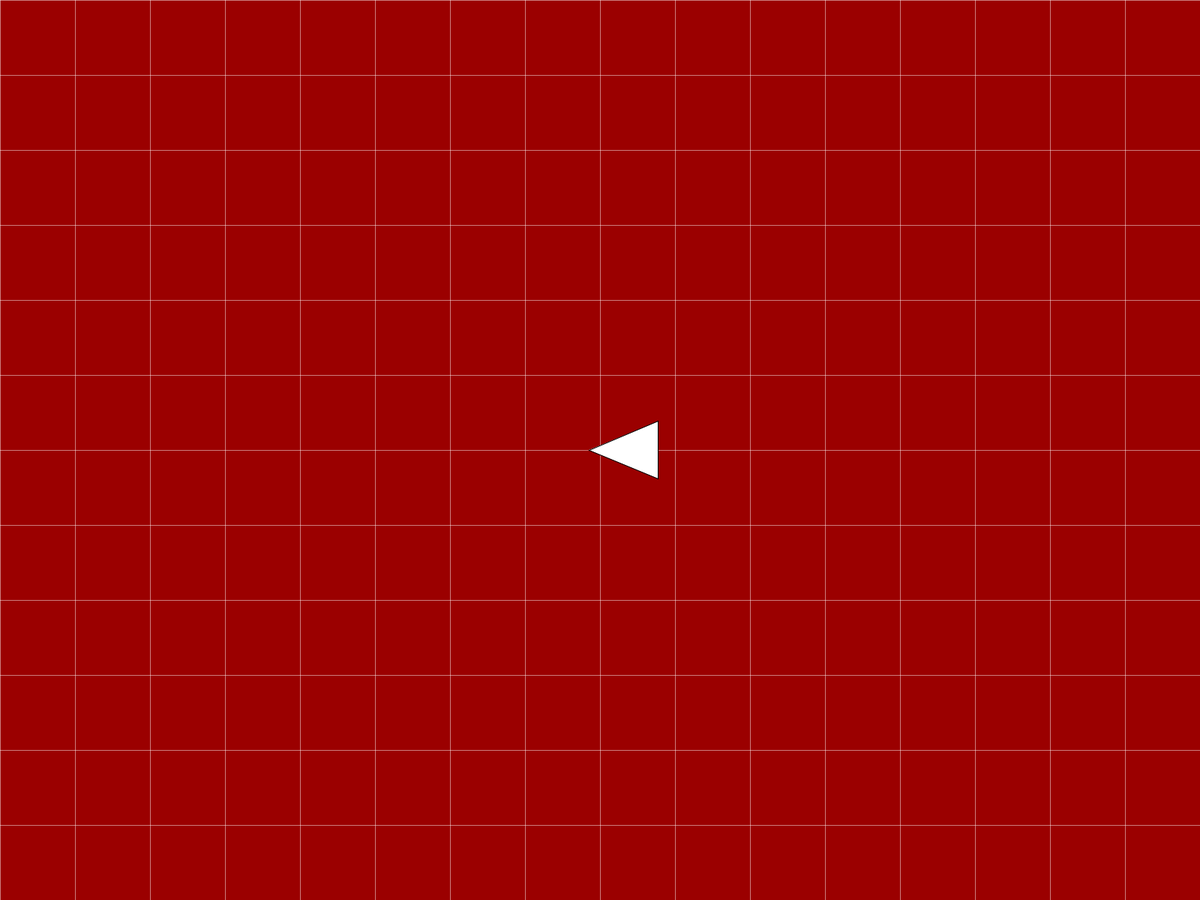
Frame 1 (no input)
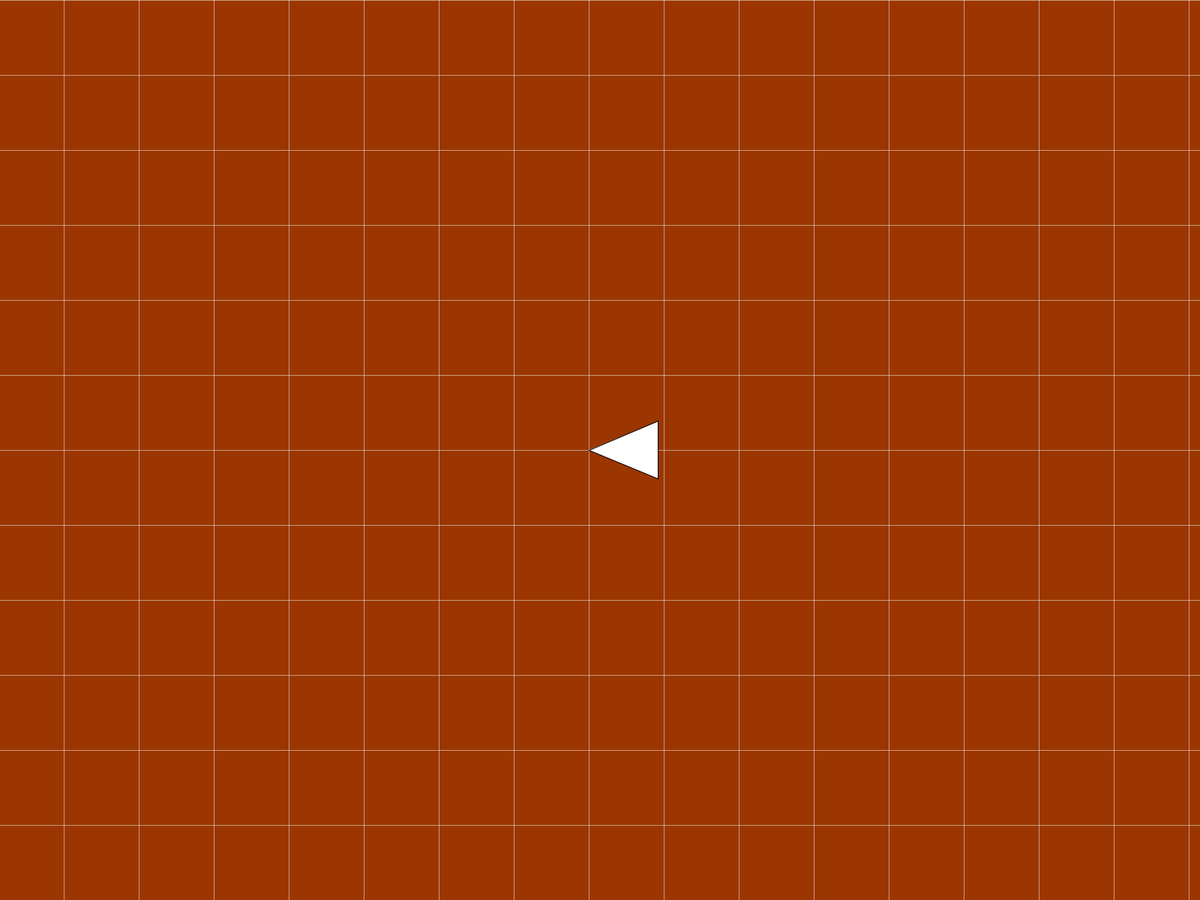
Frame 60 (the mouse pressed at the canvas centre just before this capture)
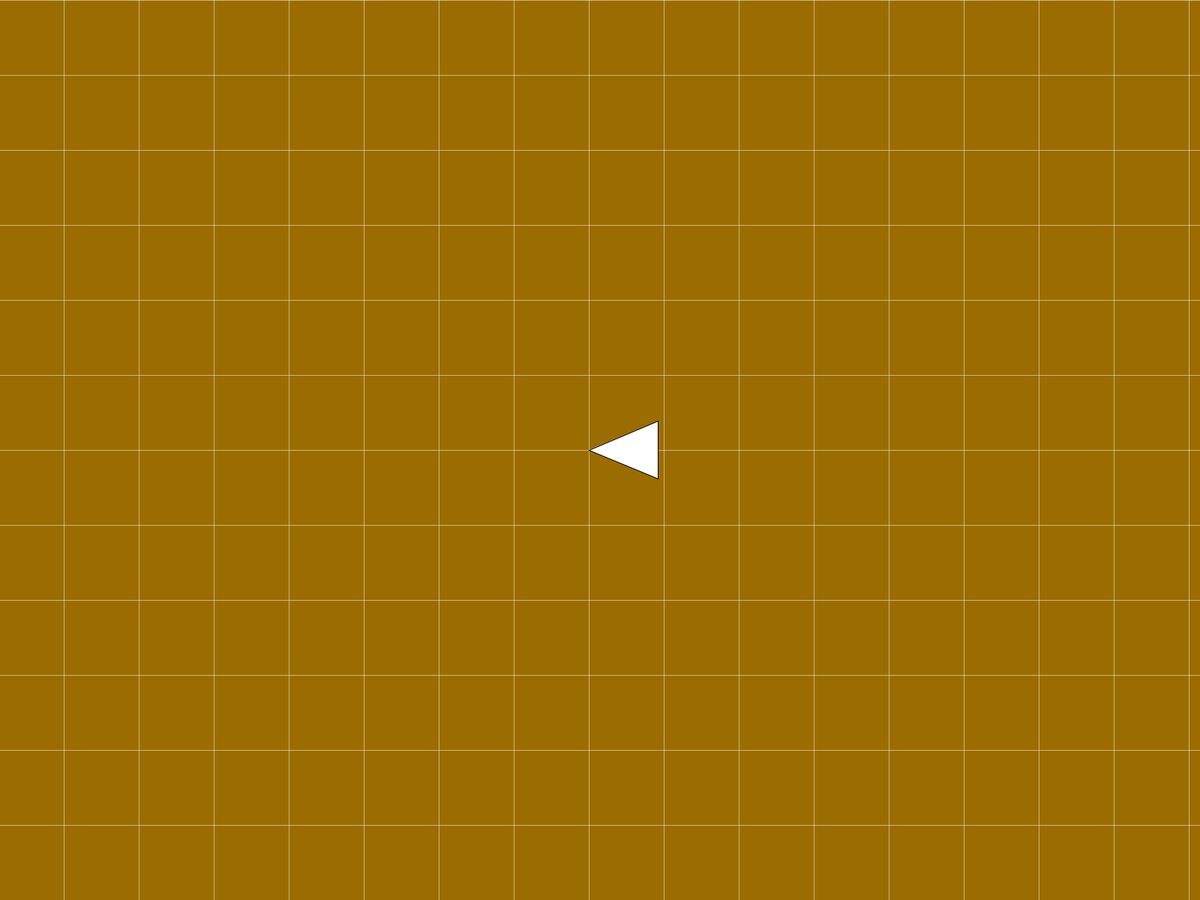
Frame 120 (the mouse held since frame 60 and released just before this capture)

The Processing sketch that drew these frames (run headless with seeded random() and noise(); from frame 60 on, the mouse is pressed at the canvas centre):

// Processing sketch: phonegame
// ── phonegame.pde
player p;
ArrayList<PVector> level1 = new ArrayList();
boolean click = false;
void setup() {
  orientation(LANDSCAPE);
  //size(1000,1000);
  fullScreen();
  p = new player();
  colorMode(HSB);
}

void draw() {
  //translate(width/2,height/2);
  //scale(0.05);
  background(frameCount/4%255,255,155);
  stroke(255,125);
  //drawlevel();
  translate(width/2-p.pos.x,height/2-p.pos.y);
  for (int i = -100; i<100; i++) {
    line(i*100,-10000,i*100,10000);
  }
  for (int i = -100; i<100; i++) {
    line(-10000,i*100,10000,i*100);
  }
  stroke(255);
  ellipse(-9500,-9500,200,200);
  ellipse(9500,9500,200,200);
  noFill();
  rect(-10000,-10000,20000,20000);
  fill(255);
  p.update();
  p.show();
  
  
}

class player {
  PVector pos = new PVector();
  PVector vel = new PVector();
  float stvel=15;
  float angle=0;
  float anglechange;
  void show() {
    fill(255);
    stroke(0);
    triangle(pos.x,pos.y,pos.x+100*cos(angle+PI/8),pos.y + 100*sin(angle+PI/8),pos.x+100*cos(angle-PI/8),pos.y+100*sin(angle-PI/8));
    //angle+=0.1;
  }
  void update() {
    angle+=anglechange;
    vel.x = -cos(angle)*stvel;
    vel.y = -sin(angle)*stvel;
    //color testcolor = get(int(pos.x+vel.x),int(pos.y+vel.y));
    //println(testcolor);
    //if (testcolor == color(125)) {
      pos.add(vel);
    //}
    if (pos.x > 10000) {
      pos.x = 10000;
    }
    if (pos.x < -10000) {
      pos.x = -10000;
    }
    if (pos.y > 10000) {
      pos.y = 10000;
    }
    if (pos.y < -10000) {
      pos.y = -10000;
    }
    if(dist(pos.x,pos.y,-9500,-9500)<100) {
      pos.x +=19500;
      pos.y +=19500;
      vel.mult(-1);
    }
    if(dist(pos.x,pos.y,9500,9500)<100) {
      pos.x -=19500;
      pos.y -=19500;
      vel.mult(-1);
    }
  }
}

void mousePressed() {
  click=true;
  if (mouseX < width/2) {
    p.anglechange+=0.1;
    
  }
  if (mouseX > width/2) {
    p.anglechange-=0.1;
  }
}
void mouseReleased() {
    p.anglechange=0;
    click=false;
}

void drawlevel() {
  strokeWeight(10);
  fill(125);
  beginShape();
  for (PVector v: level1) {
    vertex(v.x,v.y);
  }
  endShape(CLOSE);
  
  if (click) {
    level1.add(new PVector((mouseX-width/2)*20,(mouseY-height/2)*20));
  }
}
